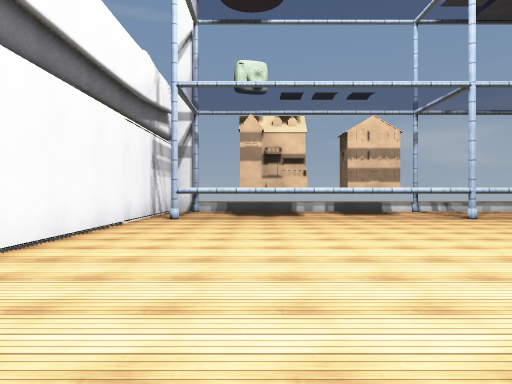
[1] (above)

17 first-person views from a walk through a 3-D level made in the Unity game engine. The camera is 1.4 m above the floor, looks level and sees 70° across. The floor is counted in squares, 2 m on a side. Each view is taken from the middle of a square. On the plan, view 1 faces up. The plan holds only what a view shows up to about 11 squares ahead; the rest is blank. The player character is not drawn. Surface patterns are stand-ins for the level's own textures.

[2]
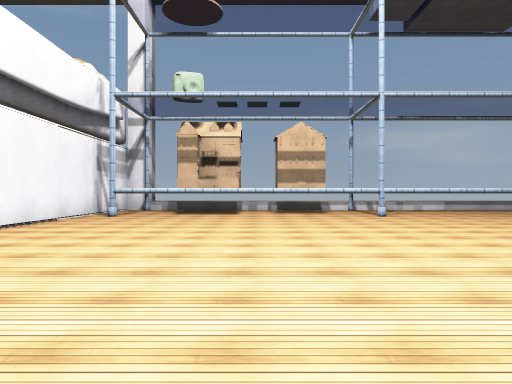

[3]
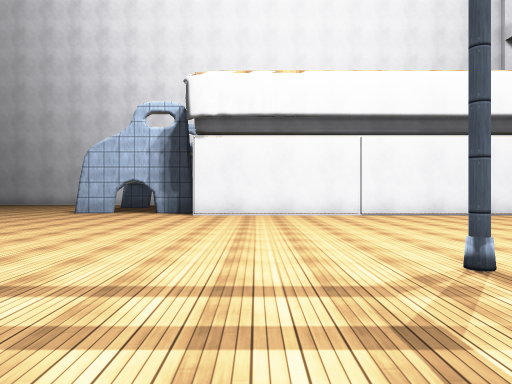

[4]
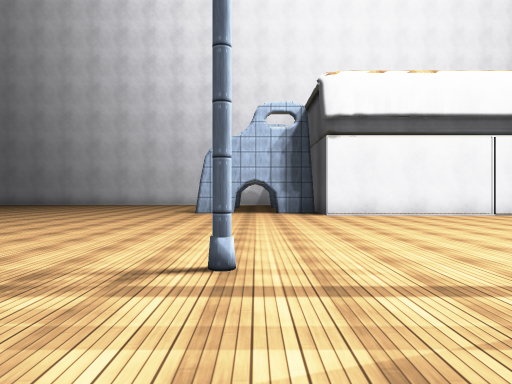

[5]
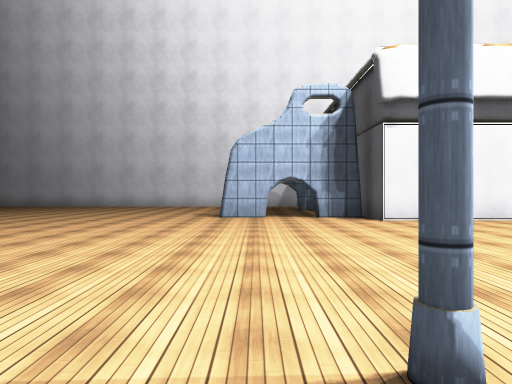

[6]
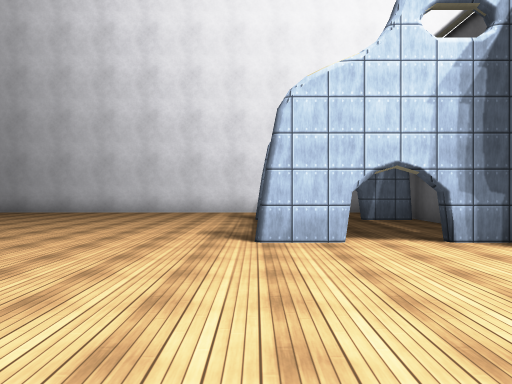

[7]
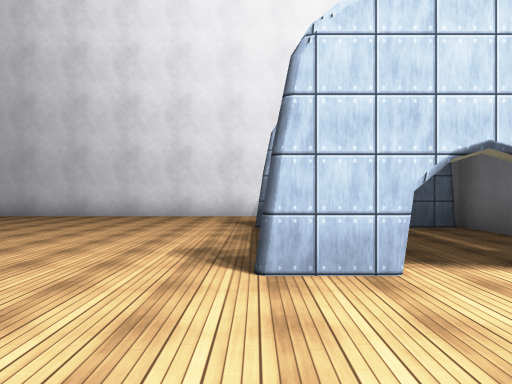

[8]
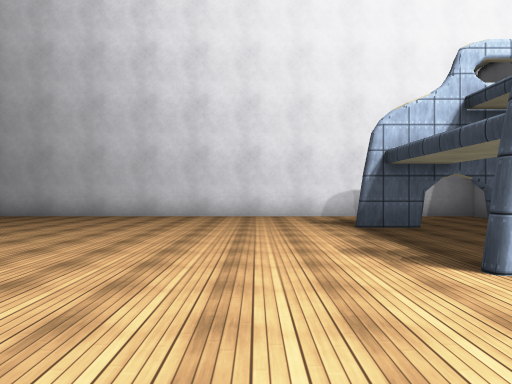

[9]
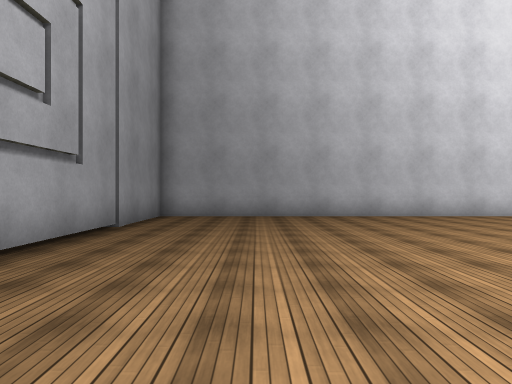

[10]
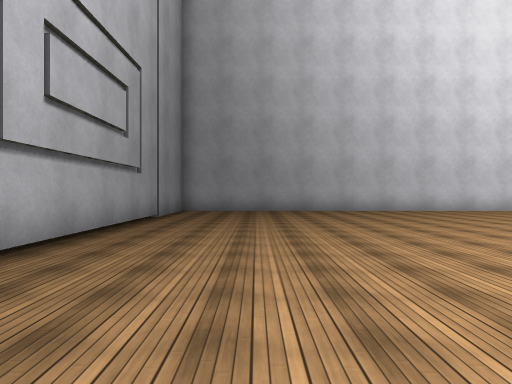

[11]
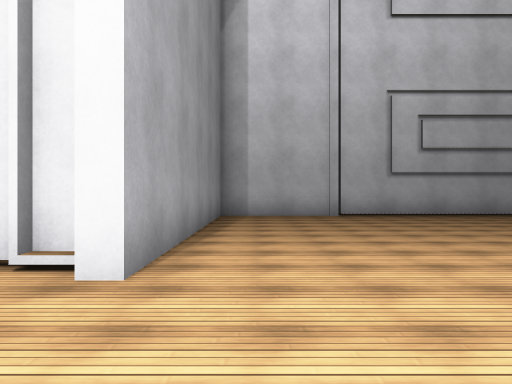

[12]
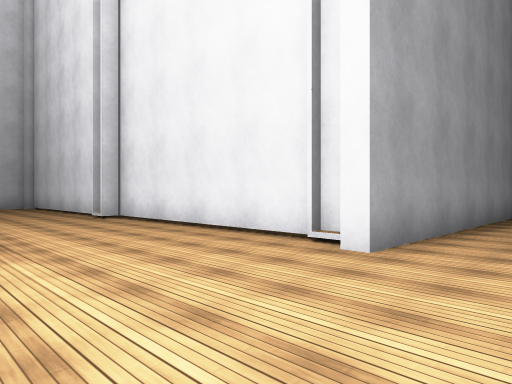

[13]
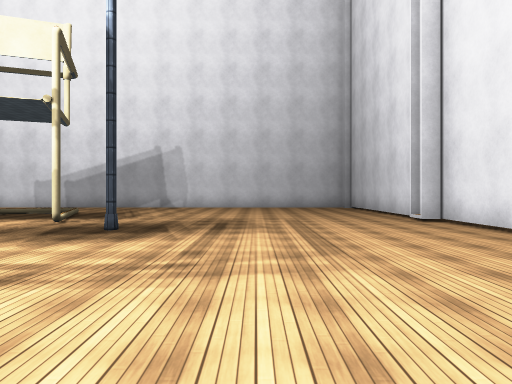

[14]
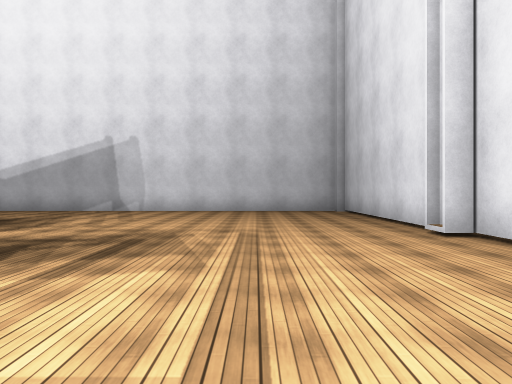

[15]
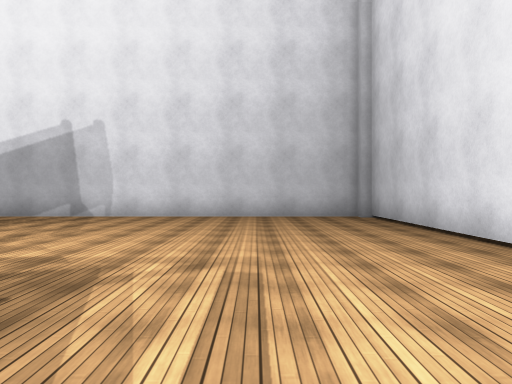

[16]
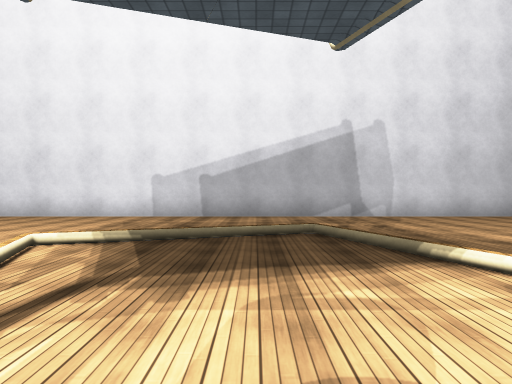

[17]
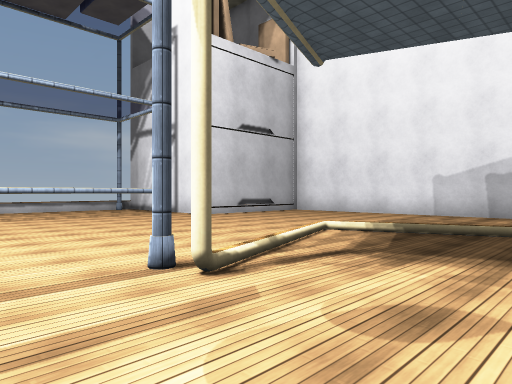

### Floor plan
Points are (right, up) in squares from view 1. A wall is a line through its corners. A room is listed if a view was taken in it or the views show most of it. See-through windows are left out.
Room 1 (views 1, 2, 3, 4, 5, 6, 7, 8, 9, 10, 11, 12, 13, 14, 15, 16, 17)
walls: (4.2, -11.4) (10.7, -11.4) (10.7, -10.9) (11.4, -10.9); (3.6, -11.4) (4.1, -11.4); (-4, -4.5) (-4, -6); (-4, -2.1) (-4, -3.5); (11.1, -11.2) (18, -11.2); (-6.9, -1.9) (-8.8, -1.9); (-8.2, -4.5) (-8.2, -6); (-8.2, -2.1) (-8.2, -3.5); (4.2, 10.7) (2.8, 10.7); (-10.6, -1.9) (-11.3, -1.9); (-11.6, -4.9) (-11.6, -18.8) (3, -18.8) (3, -10.9) (3.5, -10.9); (12.2, 9.4) (-2.1, 9.4); (-11.6, -1.6) (-11.6, -3.2); (18.4, -11) (18.4, 7.4); (-3, 11) (-3, -1.9) (-4.9, -1.9)
low walls: (9.6, 1.6) (9, 1.4)

Where each view was taken, in squares from view 1:
view 1: 0 up, 0 right, facing up
view 2: 1 down, 2 right, facing up
view 3: 0 up, 8 right, facing left
view 4: 4 down, 8 right, facing left
view 5: 5 down, 6 right, facing left
view 6: 6 down, 1 right, facing left
view 7: 6 down, 1 left, facing left
view 8: 8 down, 1 left, facing left
view 9: 16 down, 1 left, facing left
view 10: 16 down, 2 right, facing left
view 11: 8 down, 2 right, facing down
view 12: 7 down, 1 right, facing down-right
view 13: 7 down, 2 right, facing right
view 14: 8 down, 5 right, facing right
view 15: 8 down, 8 right, facing right
view 16: 0 up, 8 right, facing right
view 17: 1 down, 7 right, facing up-right
